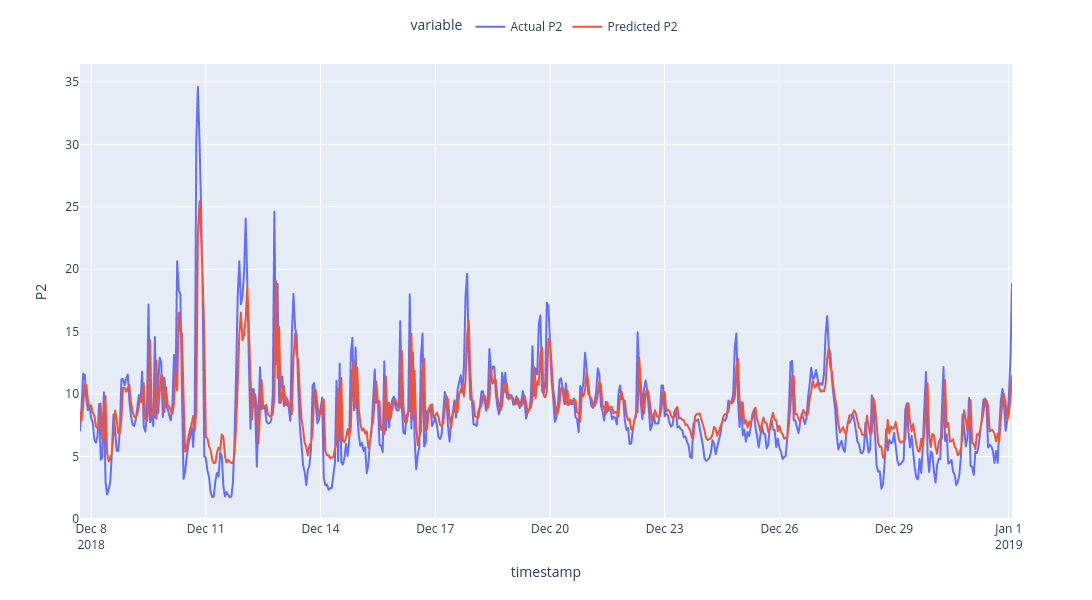

Here is the notebook cell this chart was saved with:
### Code cell
# Visualize predictions vs actuals
fig = px.line(df_pred_test, labels={"value": "P2"})

legend_names = {
    "y_test": "Actual P2",
    "y_pred": "Predicted P2"
}
fig.for_each_trace(
    lambda trace: trace.update(name=legend_names.get(trace.name, trace.name))
)

# Move legend above
fig.update_layout(
    legend=dict(
        orientation="h",
        yanchor="bottom",
        y=1.05,
        xanchor="center",
        x=0.5
    ),
    width=1500,   # <--- Make wider
    height=600
)

fig.show()

### Figure 1 — Plotly figure (JSON) as saved in the notebook; plotly's stock layout.template omitted (floating-point values rounded to 4 significant figures; data arrays with more than 128 entries replaced by an {"elided": "..."} marker saying what was removed)
{"data": [{"hovertemplate": "variable=y_test<br>timestamp=%{x}<br>P2=%{y}<extra></extra>", "legendgroup": "y_test", "line": {"color": "#636efa", "dash": "solid"}, "marker": {"symbol": "circle"}, "mode": "lines", "name": "Actual P2", "showlegend": true, "type": "scattergl", "x": {"elided": "586 str values"}, "xaxis": "x", "y": {"elided": "586 float values"}, "yaxis": "y"}, {"hovertemplate": "variable=y_pred<br>timestamp=%{x}<br>P2=%{y}<extra></extra>", "legendgroup": "y_pred", "line": {"color": "#EF553B", "dash": "solid"}, "marker": {"symbol": "circle"}, "mode": "lines", "name": "Predicted P2", "showlegend": true, "type": "scattergl", "x": {"elided": "586 str values"}, "xaxis": "x", "y": {"elided": "586 float values"}, "yaxis": "y"}], "layout": {"height": 600, "legend": {"orientation": "h", "title": {"text": "variable"}, "tracegroupgap": 0, "x": 0.5, "xanchor": "center", "y": 1.05, "yanchor": "bottom"}, "margin": {"t": 60}, "width": 1500, "xaxis": {"anchor": "y", "domain": [0, 1], "title": {"text": "timestamp"}}, "yaxis": {"anchor": "x", "domain": [0, 1], "title": {"text": "P2"}}}}
